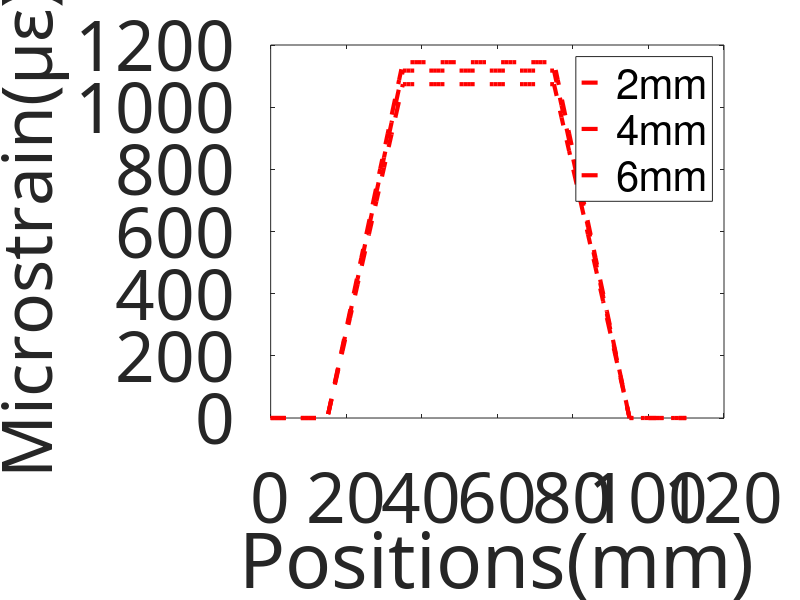

The MATLAB source for this figure:
%% ploting analytical results
E1=1.3;F=0.2;%elastic modulus and force
E2=1.8;
b=12;h=20%b is width and h is height of the specimen
%{
Znc=E1*h^2*b/[4*(E1*b*h+pi*r^2*(E2-E1))];
EIzz=E2*(pi*r^4/4+pi*r^2*Znc^2)+E1*[b*(h/2)^3/12-pi*r^4/4+Znc^2*(b*h/2-pi*r^2)]+E1*[b*(h/2)^3/12+(h/2-Znc)^2*b*h/2];
STRAIN=F*L*Znc*10^6/(2*EIzz)
%}

r=1
Znc=E1*h^2*b/[4*(E1*b*h+pi*r^2*(E2-E1))];
EIzz=E2*(pi*r^4/4+pi*r^2*Znc^2)+E1*[b*(h/2)^3/12-pi*r^4/4+Znc^2*(b*h/2-pi*r^2)]+E1*[b*(h/2)^3/12+(h/2-Znc)^2*b*h/2];
x1=0:1:15;
y1=0+0*x1;
x2=15:1:35;
y2=(x2-15)*F*Znc*10^6/(2*EIzz);
%y_2=(x2-15)*F*(Znc-r)*10^6/(2*EIzz);% the case that fibre is attached on upper edge
y_2_=(x2-15)*F*(Znc+1)*10^6/(2*EIzz);% the case that fibre is attached on lower edge
x3=35:1:75;
y3=20*F*Znc*10^6/(2*EIzz)+0*x3;
%y_3=20*F*(Znc-r)*10^6/(2*EIzz)+0*x3;% the case that fibre is attached on upper edge
y_3_=20*F*(Znc+1)*10^6/(2*EIzz)+0*x3;% the case that fibre is attached on lower edge
x4=75:1:95;
y4=(95-x4)*F*Znc*10^6/(2*EIzz);
%y_4=(95-x4)*F*(Znc-r)*10^6/(2*EIzz);% the case that fibre is attached on upper edge
y_4_=(95-x4)*F*(Znc+1)*10^6/(2*EIzz);% the case that fibre is attached on lower edge

x5=95:1:110;
y5=0+0*x5;
x=[x1 x2 x3 x4 x5];
y_low=[y1 y_2_ y_3_ y_4_ y5];
%y=[y1 y2 y3 y4 y5];
%plot(x,y);
%plot(x,y_low,'Color',[0.835,0,0.369],'LineWidth',3);
plot(x,y_low,'--r','LineWidth',3);
hold on;

r=2
Znc=E1*h^2*b/[4*(E1*b*h+pi*r^2*(E2-E1))];
EIzz=E2*(pi*r^4/4+pi*r^2*Znc^2)+E1*[b*(h/2)^3/12-pi*r^4/4+Znc^2*(b*h/2-pi*r^2)]+E1*[b*(h/2)^3/12+(h/2-Znc)^2*b*h/2];
x1=0:1:15;
y1=0+0*x1;
x2=15:1:35;
y2=(x2-15)*F*Znc*10^6/(2*EIzz);
%y_2=(x2-15)*F*(Znc-r)*10^6/(2*EIzz);% the case that fibre is attached on upper edge
y_2_=(x2-15)*F*(Znc+1)*10^6/(2*EIzz);% the case that fibre is attached on lower edge
x3=35:1:75;
y3=20*F*Znc*10^6/(2*EIzz)+0*x3;
%y_3=20*F*(Znc-r)*10^6/(2*EIzz)+0*x3;% the case that fibre is attached on upper edge
y_3_=20*F*(Znc+1)*10^6/(2*EIzz)+0*x3;% the case that fibre is attached on lower edge
x4=75:1:95;
y4=(95-x4)*F*Znc*10^6/(2*EIzz);
%y_4=(95-x4)*F*(Znc-r)*10^6/(2*EIzz);% the case that fibre is attached on upper edge
y_4_=(95-x4)*F*(Znc+1)*10^6/(2*EIzz);% the case that fibre is attached on lower edge
x5=95:1:110;
y5=0+0*x5;
x=[x1 x2 x3 x4 x5];
y_low=[y1 y_2_ y_3_ y_4_ y5];
%y=[y1 y2 y3 y4 y5];
%plot(x,y);
%plot(x,y_low,'Color',[0.835,0,0.369],'LineWidth',3);
plot(x,y_low,'--r','LineWidth',3);

hold on;

r=3
Znc=E1*h^2*b/[4*(E1*b*h+pi*r^2*(E2-E1))];
EIzz=E2*(pi*r^4/4+pi*r^2*Znc^2)+E1*[b*(h/2)^3/12-pi*r^4/4+Znc^2*(b*h/2-pi*r^2)]+E1*[b*(h/2)^3/12+(h/2-Znc)^2*b*h/2];
x1=0:1:15;
y1=0+0*x1;
x2=15:1:35;
y2=(x2-15)*F*Znc*10^6/(2*EIzz);
%y_2=(x2-15)*F*(Znc-r)*10^6/(2*EIzz);% the case that fibre is attached on upper edge
y_2_=(x2-15)*F*(Znc+1)*10^6/(2*EIzz);% the case that fibre is attached on lower edge
x3=35:1:75;
y3=20*F*Znc*10^6/(2*EIzz)+0*x3;
%y_3=20*F*(Znc-r)*10^6/(2*EIzz)+0*x3;% the case that fibre is attached on upper edge
y_3_=20*F*(Znc+1)*10^6/(2*EIzz)+0*x3;% the case that fibre is attached on lower edge
x4=75:1:95;
y4=(95-x4)*F*Znc*10^6/(2*EIzz);
%y_4=(95-x4)*F*(Znc-r)*10^6/(2*EIzz);% the case that fibre is attached on upper edge
y_4_=(95-x4)*F*(Znc+1)*10^6/(2*EIzz);% the case that fibre is attached on lower edge
x5=95:1:110;
y5=0+0*x5;
x=[x1 x2 x3 x4 x5];
y_low=[y1 y_2_ y_3_ y_4_ y5];
%y=[y1 y2 y3 y4 y5];
%plot(x,y);
plot(x,y_low,'--r','LineWidth',3);
hold on;

xlabel('Positions(mm)','FontName','SansSerif','Fontsize',50)
set(gca,'FontName','SansSerif','FontSize',50)
ylabel('Microstrain(\mu\epsilon)','FontName','SansSerif','Fontsize',50)
set(gca,'FontName','SansSerif','FontSize',50)
legend('2mm','4mm','6mm','Fontsize',30)
%legend('Analytical prediction','Strain measurement from the fibre','Numerical prediction','Updated strain at Position1','Updated strain at Position2','Updated strain at Position3','FontSize',14)
